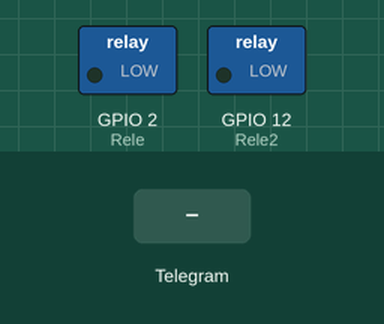
The program below on a simulated ESP32. Parts: switched loads named in the program (green lamp = pin HIGH). The test bench sets the inputs (shaded band). WiFi joins after 1.5 s; servers stay silent unless stated; what the program prints to the serial monitor is not drawn.

Above: at 2.7 s.
2.8 s: Telegram message "/led_on" received
At 4.5 s:
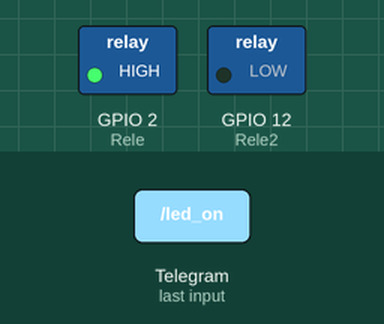
4.9 s: Telegram message "/led_off" received
At 6.2 s:
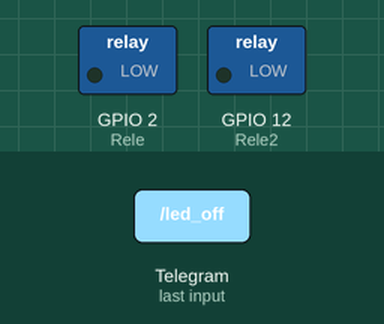
Timing chart, 0 to 7.9 s (numbered marks = the images above; inputs shaded):
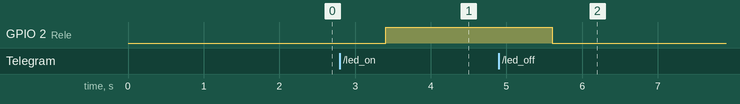

The program:

main.cpp
```cpp
#include <WiFi.h>
#include <WiFiClientSecure.h>
#include <UniversalTelegramBot.h>
#include <ArduinoJson.h>
#include <WebServer.h>

#define BOT_TOKEN "TOKEN_BOT_TELEGRAM"
#define Rele 2
#define Rele2 12

bool ledState = LOW;
String groupChatId = "-1002465459990"; // Reemplaza con el chat_id del grupo


const unsigned long BOT_MTBS = 1000; // Tiempo medio entre revisiones de mensajes
WiFiClientSecure secured_client;
UniversalTelegramBot bot(BOT_TOKEN, secured_client);

unsigned long botLastTime = 0; // Última vez que se revisaron mensajes

// Lista de redes WiFi
const char* wifiNetworks[][2] = {
    {"Iphone Cristhian", "29874879"},
    {"Familia Morales Z", "Isabella1825*"},
    {"RedTerciaria", "PasswordTerciario"}
};

void connectToWiFi() {
    int networkCount = sizeof(wifiNetworks) / sizeof(wifiNetworks[0]);
    bool connected = false;

    for (int i = 0; i < networkCount && !connected; i++) {
        Serial.print("Conectando a la red: ");
        Serial.println(wifiNetworks[i][0]);
        WiFi.begin(wifiNetworks[i][0], wifiNetworks[i][1]);

        int wifiTimeout = 0;
        while (WiFi.status() != WL_CONNECTED && wifiTimeout < 20) {
            delay(500);
            Serial.print(".");
            wifiTimeout++;
        }

        if (WiFi.status() == WL_CONNECTED) {
            connected = true;
            Serial.println("\nConexión a WiFi exitosa");
            Serial.print("Dirección IP: ");
            Serial.println(WiFi.localIP());
        } else {
            Serial.println("\nNo se pudo conectar a esta red.");
        }
    }

    if (!connected) {
        Serial.println("No se pudo conectar a ninguna red WiFi.");
    }
}

void handleNewMessages(int numNewMessages) {
    Serial.println("Procesando nuevos mensajes...");
    Serial.println(String(numNewMessages));

    for (int i = 0; i < numNewMessages; i++) {
        String chatId = bot.messages[i].chat_id;
        String text = bot.messages[i].text;

        String fromName = bot.messages[i].from_name;
        if (fromName == "") fromName = "Invitado";

        if (text == "/start") {
            String welcome = "Bienvenido Al sistema de Control, " + fromName + ".\n";
            welcome += "Ejemplo de acciones de chat.\n\n";
            welcome += "/led_on : Encender LED\n";
            welcome += "/led_off : Apagar LED\n";
            welcome += "/state : Ver estado del LED\n";
             welcome += chatId;
            welcome += "***Desarrollador Por Quantum Dynamics***\n";
            bot.sendMessage(chatId, welcome);
        }

        if (text == "/led_on") {
            if (ledState == HIGH) {
                bot.sendMessage(chatId, "El LED ya está ENCENDIDO.", "");
            } else {
                bot.sendMessage(chatId, "El LED ha sido encendido.", "");
                ledState = HIGH;
                digitalWrite(Rele, ledState);

                String notificationMessage = "La máquina ha sido prendida";
                bot.sendMessage(groupChatId, notificationMessage, "");
            }
        }

        if (text == "/led_off") {
              if (ledState == LOW) {
                  bot.sendMessage(chatId, "El LED ya está APAGADO.", "");
              } else {
                  bot.sendMessage(chatId, "El LED ha sido apagado.", "");
                  ledState = LOW;
                  digitalWrite(Rele, ledState);

                   // Enviar notificación a los operarios (grupo) sobre el apagado
                  String notificationMessage = "La máquina ha sido apagada.";
                  bot.sendMessage(groupChatId, notificationMessage, "");
              }
        }

        if (text == "/state") {
            String stateMessage = "El LED externo está " + String(ledState ? "ENCENDIDO" : "APAGADO");
            bot.sendMessage(chatId, stateMessage, "");
        }
    }
}

void setup() {
    Serial.begin(115200);

    secured_client.setCACert(TELEGRAM_CERTIFICATE_ROOT); // Agregar certificado raíz para Telegram
    connectToWiFi();

    pinMode(Rele, OUTPUT);
    pinMode(Rele2, OUTPUT);

    // No se usa Preferences ni se guarda estado
    ledState = LOW;
    digitalWrite(Rele, ledState);

}

void loop() {
    if (WiFi.status() != WL_CONNECTED) {
        Serial.println("WiFi desconectado, intentando reconectar...");
        connectToWiFi();
    }

    if (millis() - botLastTime > BOT_MTBS) {
        int numNewMessages = bot.getUpdates(bot.last_message_received + 1);

        while (numNewMessages) {
            Serial.println("Nuevo mensaje recibido");
            handleNewMessages(numNewMessages);
            numNewMessages = bot.getUpdates(bot.last_message_received + 1);
        }

        botLastTime = millis();
    }
}
```

Measured:
- after the input at 2.8 s, GPIO 2 (Rele): LOW → HIGH after 0.61 s
- after the input at 4.9 s, GPIO 2 (Rele): HIGH → LOW after 0.71 s
